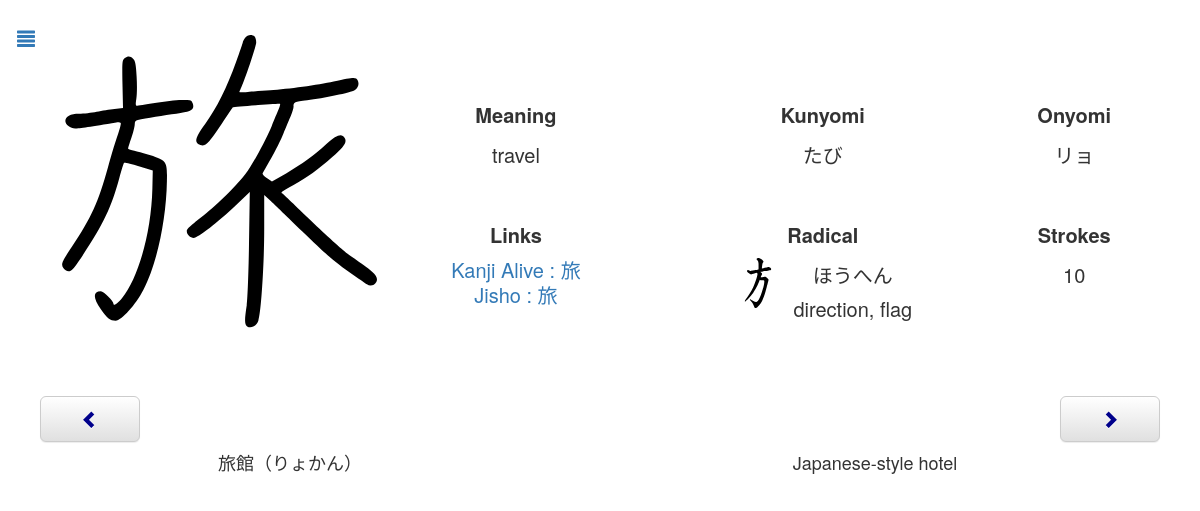
/review.php?id=753, run on the app's committed database.
### tables this page shows
CREATE TABLE `kanji` (
  `name` text NOT NULL,
  `chara` text NOT NULL,
  `meaning` text NOT NULL,
  `kunyomi` text NOT NULL,
  `onyomi` text NOT NULL,
  `linkKanjiAlive` text NOT NULL,
  `day` int(11) NOT NULL,
  `dateNext` timestamp NOT NULL DEFAULT current_timestamp() ON UPDATE current_timestamp(),
  `id` int(11) NOT NULL AUTO_INCREMENT,
  `radicalChar` text NOT NULL,
  `radicalName` text NOT NULL,
  `radicalHiragana` text NOT NULL,
  `radicalMeaning` text NOT NULL,
  `strokes` int(11) NOT NULL,
  `toTestKanji` tinyint(4) NOT NULL DEFAULT 0,
  `toTestMeaning` tinyint(4) NOT NULL DEFAULT 0,
  `testable` tinyint(4) NOT NULL DEFAULT 1,
  PRIMARY KEY (`id`)
);

CREATE TABLE `vocabulary` (
  `id` int(11) NOT NULL AUTO_INCREMENT,
  `chara` text NOT NULL,
  `meaning` text NOT NULL,
  `day` int(11) NOT NULL DEFAULT 1,
  `dateNext` timestamp NOT NULL DEFAULT current_timestamp() ON UPDATE current_timestamp(),
  `toTestKanji` tinyint(4) NOT NULL DEFAULT 0,
  `toTestMeaning` tinyint(4) NOT NULL DEFAULT 0,
  `testable` tinyint(4) NOT NULL DEFAULT 1,
  `word` tinyint(4) NOT NULL DEFAULT 1,
  PRIMARY KEY (`id`)
);

### Connection.php (called while the page is built, shortened)
<?php
class Connection{
    private static $bdd = null;
    private function __construct(){
        try{
            self::$bdd = new PDO('mysql:host=0.0.0.0;dbname=kanji', 'root', '');
        }
        catch(Exception $e){
            die('Erreur : '.$e->getMessage());
        }
    }
    public static function getBdd(){
        return self::$bdd;
    }
}
?>

### Kanji.php (called while the page is built, shortened)
<?php
class Kanji{
    private $id;
    private $name;
    private $character;
    private $meaning;
    private $kunyomi;
    private $onyomi;
    private $linkKanjiAlive;
    private $dateNext;
    private $radicalName;
    private $radicalHiragana;
    private $radicalMeaning;
    private $strokes;
    private $toTestKanji;
    private $toTestMeaning;
    public function __construct($id, $name, $character, $meaning, $kunyomi, $onyumi, $linkKanjiAlive, $day, $dateNext, $radicalChar, $radicalName, $radicalHiragana, $radicalMeaning, $strokes, $toTestKanji, $toTestMeaning, $testable){
        $this->id=$id;
        $this->name=$name;
        $this->character=$character;
        $this->meaning=$meaning;
        $this->kunyomi=$kunyomi;
        $this->onyomi=$onyumi;
        $this->linkKanjiAlive=$linkKanjiAlive;
        $this->dateNext = $dateNext;
        $this->radicalName=$radicalName;
        $this->radicalHiragana=$radicalHiragana;
        $this->radicalMeaning=$radicalMeaning;
        $this->strokes=$strokes;
        $this->toTestKanji=$toTestKanji;
        $this->toTestMeaning=$toTestMeaning;
    }
    public function calculTime(){
        $time = time();
        $second = strtotime($this->dateNext)-$time;
        if($second>0) {
            $jour = floor($second / (60 * 60 * 24));
            $heure = floor(($second - $jour * 24 * 60 * 60) / (60 * 60));
            $minute = floor(($second - $heure * 60 * 60 - $jour * 24 * 60 * 60) / (60));
            $second = floor($second - $minute * 60 - $heure * 60 * 60 - $jour * 24 * 60 * 60);
        }
        else {
            $jour = ceil($second / (60 * 60 * 24));
            $heure = ceil(($second - $jour * 24 * 60 * 60) / (60 * 60));
            $minute = ceil(($second - $heure * 60 * 60 - $jour * 24 * 60 * 60) / (60));
            $second = ceil($second - $minute * 60 - $heure * 60 * 60 - $jour * 24 * 60 * 60);
        }
    }
    public function setToTestKanji($test){
        $this->toTestKanji=$test;
    }
    public function setToTestMeaning($test){
        $this->toTestMeaning=$test;
    }
    public function getId(){
        return $this->id;
    }
    public function getName(){
        return $this->name;
    }
    public function getCharacter(){
        return $this->character;
    }
    public function getMeaning(){
        return $this->meaning;
    }
    public function getKun(){
        return $this->kunyomi;
    }
    public function getOn(){
        return $this->onyomi;
    }
    public function getLinkKanjiAlive(){
        return $this->linkKanjiAlive;
    }
    public function getDateNext(){
        return $this->dateNext;
    }
    public function getRadicalName(){
        return $this->radicalName;
    }
    public function getRadicalHiragana(){
        return $this->radicalHiragana;
    }
    public function getRadicalMeaning(){
        return $this->radicalMeaning;
    }
    public function getStrokes(){
        return $this->strokes;
    }
    public function getToTestKanji(){
        return $this->toTestKanji;
    }
    public function getToTestMeaning(){
        return $this->toTestMeaning;
    }
}
include_once("Connection.php");
function getAllKanji(){
    $req = Connection::getBdd()->query("SELECT * FROM Kanji ORDER BY dateNext");
    while($data = $req->fetch())
        $array[] = new Kanji($data['id'], $data['name'], $data['chara'], $data['meaning'], $data['kunyomi'], $data['onyomi'], $data['linkKanjiAlive'], $data['day'], $data['dateNext'], $data['radicalChar'], $data['radicalName'], $data['radicalHiragana'], $data['radicalMeaning'], $data['strokes'], $data['toTestKanji'], $data['toTestMeaning'], $data['testable']);
    if(isset($array)) return $array;
}
function getKanji($id){
     $req = Connection::getBdd()->query("SELECT * FROM Kanji WHERE id='".$id."'");
    while($data = $req->fetch())
        return new Kanji($data['id'], $data['name'], $data['chara'], $data['meaning'], $data['kunyomi'], $data['onyomi'], $data['linkKanjiAlive'], $data['day'], $data['dateNext'], $data['radicalChar'], $data['radicalName'], $data['radicalHiragana'], $data['radicalMeaning'], $data['strokes'], $data['toTestKanji'], $data['toTestMeaning'], $data['testable']);
}
function getNextKanjiId($id){
    $allKanji = getAllKanji();
    for($i=0;$i<count($allKanji);$i++){
        if($allKanji[$i]->getId() == $id)
            if($i == count($allKanji)-1)
                return $allKanji[0];
            else
                return $allKanji[$i+1];
    }
}
function getPreviousKanjiId($id){
    $allKanji = getAllKanji();
    for($i=0;$i<count($allKanji);$i++){
        if($allKanji[$i]->getId() == $id)
            if($i == 0)
                return $allKanji[count($allKanji)-1];
            else
                return $allKanji[$i-1];
    }
}
?>

### Word.php (called while the page is built, shortened)
<?php
class Word{
    private $id;
    private $character;
    private $meaning;
    private $dateNext;
    public function __construct($id, $character, $meaning, $day, $dateNext, $toTestKanji, $toTestMeaning, $testable, $word){
        $this->id=$id;
        $this->character=$character;
        $this->meaning=$meaning;
        $this->dateNext=$dateNext;
    }
    public function calculTime(){
        $time = time();
        $second = strtotime($this->dateNext)-$time;
        if($second>0) {
            $jour = floor($second / (60 * 60 * 24));
            $heure = floor(($second - $jour * 24 * 60 * 60) / (60 * 60));
            $minute = floor(($second - $heure * 60 * 60 - $jour * 24 * 60 * 60) / (60));
            $second = floor($second - $minute * 60 - $heure * 60 * 60 - $jour * 24 * 60 * 60);
        }
        else {
            $jour = ceil($second / (60 * 60 * 24));
            $heure = ceil(($second - $jour * 24 * 60 * 60) / (60 * 60));
            $minute = ceil(($second - $heure * 60 * 60 - $jour * 24 * 60 * 60) / (60));
            $second = ceil($second - $minute * 60 - $heure * 60 * 60 - $jour * 24 * 60 * 60);
        }
    }
    public function getId(){
        return $this->id;
    }
    public function getCharacter(){
        return $this->character;
    }
    public function getMeaning(){
        return $this->meaning;
    }
}
include_once("Connection.php");
function getAllWordsW(){
    $req = Connection::getBdd()->query("SELECT * FROM Vocabulary WHERE word=1 ORDER BY dateNext");
    while($data = $req->fetch())
        $array[] = new Word($data['id'], $data['chara'], $data['meaning'], $data['day'], $data['dateNext'], $data['toTestKanji'], $data['toTestMeaning'], $data['testable'], $data['word']);
    if(isset($array)) return $array;
}
?>

### review.php (the view, shortened to what this page needs)
<?php
    include_once("Kanji.php");
    include_once("Word.php");
    if(isset($_GET["id"])){
       $kanji = getKanji($_GET["id"]);
        $nextKanjiId = getNextKanjiId($_GET["id"]);
        $previousKanjiId = getPreviousKanjiId($_GET["id"]);
    }
    else {
        $kanji = getReviewKanji();
        if (!isset($kanji))
            header('Location: index.php');
    }
    $allWords = getAllWordsW();
?>
<body>
    <div id="page" class="page">
        <button onclick="document.location.href='index.php'" class="btn btn-link btn-lg menu"><span class="glyphicon glyphicon-align-justify"></span></button>
        <div>
            <div class="imageSVGTd">
                <img class="imageSVG" src="<?php echo "images/".$kanji->getName().".svg" ?>">
            </div>
            <div class="descriptionTable">
                <table>
                    <tr>
                        <td class="reviewKanji"><span class="description">Meaning</span><br><?php echo $kanji->getMeaning() ?></td>
                        <td class="reviewKanji"><span class="description">Kunyomi</span><br><?php echo $kanji->getKun() ?></td>
                        <td class="reviewKanji"><span class="description">Onyomi</span><br><?php echo $kanji->getOn() ?></td>
                    </tr>
                    <tr>
                        <td class="reviewKanji2"><span class="description">Links</span>
                            <div class="links"><br><?php echo "<a target='_blank' href=".$kanji->getLinkKanjiAlive().">Kanji Alive : ".$kanji->getCharacter()."</a>" ?>
                        </div><?php echo "<a target='_blank' href='http://jisho.org/search/".$kanji->getCharacter()." %23kanji'>Jisho : ".$kanji->getCharacter()."</a>" ?></td>
                        <td class="reviewKanji2"><span class="description">Radical</span><br>
                            <div class="radical">
                            <img class="radicalImage" src="<?php echo "radical/".$kanji->getRadicalName().".svg" ?>">
                                <?php echo $kanji->getRadicalHiragana() ?><br>
                                <?php echo $kanji->getRadicalMeaning() ?>
                            </div>
                        </td>
                        <td class="reviewKanji2"><span class="description">Strokes</span><br><?php echo $kanji->getStrokes() ?></td>
                    </tr>
                </table>
            </div>
        </div>
        <div class="boutons">
            <button id="boutonChevronLeft" <?php echo "onclick=document.location.href='review.php?id=".$previousKanjiId->getId()."'" ?>  onmouseout="changeColorGlyphiconChevronLeft()" onmouseover="changeColorGlyphiconChevronLeft()" type="button" class="boutonLater btn btn-lg btn-default" aria-label="Left Align">
                <span id="glyphiconBoutonLater" class="glyphicon glyphicon-chevron-left glyphiconChevron" aria-hidden="true"></span>
            </button>
            <button id="boutonChevronRight" <?php echo "onclick=document.location.href='review.php?id=".$nextKanjiId->getId()."'" ?> onmouseout="changeColorGlyphiconChevronRight()" onmouseover="changeColorGlyphiconChevronRight()" type="button" class="boutonOk btn btn-default btn-lg" aria-label="Left Align">
                <span id="glyphiconBoutonOk" class="glyphicon glyphicon-chevron-right glyphiconChevron" aria-hidden="true"></span>
            </button>
        </div>
        <table class="table">
<?php
    if(isset($allWords)){
        foreach ($allWords as $word){
            if (strpos($word->getCharacter(), $kanji->getCharacter()) !== false) {?>
            <tr <?php echo "onclick=document.location.href='vocabularyReview.php?id=".$word->getId()."&word=1'" ?> class="listKanji">
                <td><?php echo $word->getCharacter() ?></td>
                <td><?php echo $word->getMeaning() ?></td>
            </tr>
        <?php
            }
        }
    }?>
    </table>
    </div>
</body>
</html>

### css/style.css (style rules this page uses)
body { --color-background: white; --font-color: rgb(51, 51, 51); background-color: var(--color-background) !important; }
.page { padding-top: 15px; text-align: center; margin-right: auto; margin-left: auto; color: var(--font-color); }
@media (min-width: 768px) { .page { width: 750px; } }
@media (min-width: 992px) { .page { width: 970px; } }
@media (min-width: 1200px) { .page { width: 1170px; } }
.table > tbody > tr:first-child > td { font-size: 18px; border: none; color: var(--font-color); background-color: var(--color-background) !important; }
.table > tbody > tr > td { color: rgb(51, 51, 51); }
td { vertical-align: top; text-align: center; }
table { margin-top: 30px; width: 100%; }
.page > table { margin-bottom: 0px; }
.menu { position: absolute; left: 0px; }
.descriptionTable { width: 100%; display: inline-block; }
@media (min-width: 992px) { .descriptionTable { width: 65%; } }
.descriptionTable > table { width: 100%; margin-top: 0px; }
.imageSVGTd { text-align: left; display: inline-block; width: auto; vertical-align: top; }
.imageSVG { padding-top: 0; height: 200px; }
@media (min-width: 764px) { .imageSVG { height: auto; } }
.reviewKanji { padding-top: 0px; line-height: 30px; font-size: 17px; }
@media (min-width: 992px) { .reviewKanji { padding-top: 80px; font-size: 20px; line-height: 40px; } }
.reviewKanji2 { padding-top: 40px; line-height: 30px; font-size: 17px; }
@media (min-width: 992px) { .reviewKanji2 { font-size: 20px; line-height: 40px; } }
.description { vertical-align: top; font-weight: bold; }
.radicalImage { height: 50px; width: 50px; margin-right: 10px; }
.radical { display: flex; padding-top: 3px; line-height: 1.7; justify-content: center; }
.links { line-height: 10px; }
.boutons { display: block; margin-top: 50px; }
.boutonOk { float: right; width: 100px; margin-right: 25px; }
.boutonLater { float: left; width: 100px; margin-left: 25px; }
.glyphiconChevron { color: darkblue; }
.listKanji { cursor: pointer; }
@media (min-width: 992px) { .listKanji { font-size: 20px; } }

### data on the page
kanji: name (picture), meaning "travel", kunyomi "たび", onyomi "リョ", chara "旅", radicalName (picture), radicalHiragana "ほうへん", radicalMeaning "direction, flag", strokes "10"
vocabulary: chara "旅館（りょかん）", meaning "Japanese-style hotel"
